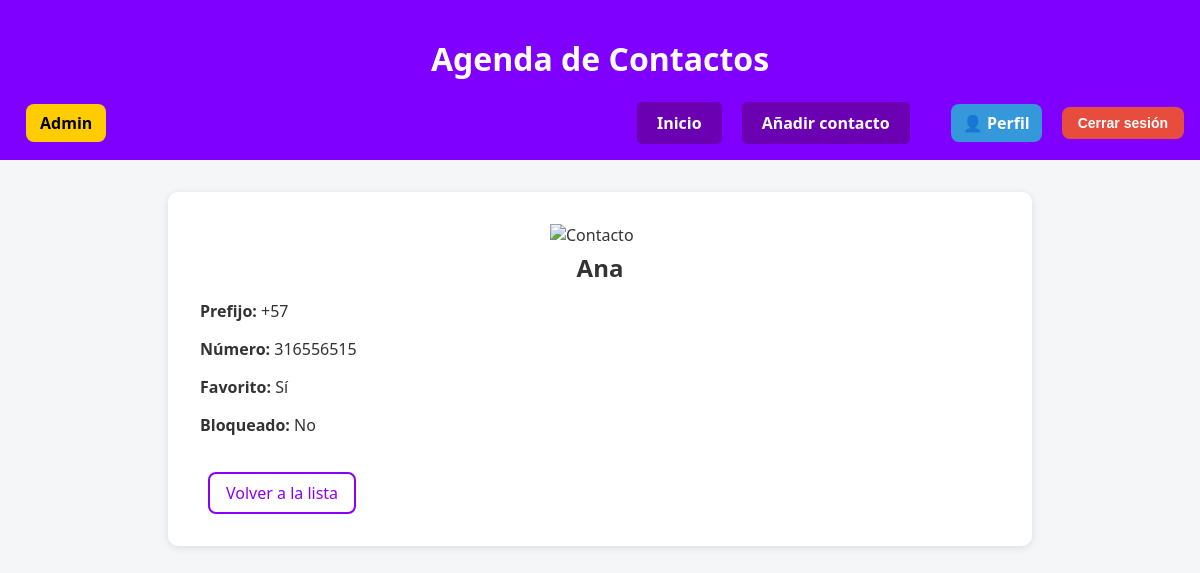
/detalle/25/ (signed in), run on the app's committed database.
### modulo/models.py (models this page shows, shortened)
class Contacto(models.Model):
    nombre = models.CharField(max_length=50)
    prefijo = models.ForeignKey(Prefijo, on_delete=models.SET_NULL, null=True, blank=True)
    numero = models.CharField(max_length=20)
    autor = models.ForeignKey(User, on_delete=models.CASCADE)
    bloqueado = models.BooleanField(default=False)
    favorito = models.BooleanField(default=False)

class Prefijo(models.Model):
    prefijo = models.CharField(max_length=10)
    def __str__(self):
        return self.prefijo

### modulo/views.py (the view)
# urls.py: path('detalle/<int:id>/', views.detalle_contacto, name='detalle_contacto'),
@login_required
def detalle_contacto(request, id):
    contacto = get_object_or_404(Contacto, id=id, autor=request.user)
    return render(request, 'modulo/detalle_contacto.html', {'contacto': contacto})

### modulo/templates/modulo/detalle_contacto.html (shortened to what this page needs)
{% extends 'modulo/base.html' %}
{% block content %}
    <div style="display: flex; justify-content: center; margin-bottom: 5px;">
        <img src="https://cdn-icons-png.flaticon.com/512/8102/8102780.png" alt="Contacto" style="width: 100px; height: auto;">
    </div>
    <div style="display: flex; justify-content: center; margin-bottom: 10px; font-size: 24px;">
        <strong>{{ contacto.nombre }}</strong>
    </div>
    <p><strong>Prefijo:</strong> {{ contacto.prefijo }}</p>
    <p><strong>Número:</strong> {{ contacto.numero }}</p>
    <p><strong>Favorito:</strong> {{ contacto.favorito|yesno:"Sí,No" }}</p>
    <p><strong>Bloqueado:</strong> {{ contacto.bloqueado|yesno:"Sí,No" }}</p>
    <a href="{% url 'index' %}" class="boton-volver">Volver a la lista</a>
{% endblock %}

### modulo/static/modulo/css/index.css (style rules this page uses)
body { font-family: 'Segoe UI', Tahoma, Geneva, Verdana, sans-serif; margin: 0; padding: 0; background-color: #f4f6f8; color: #333; }
.boton-volver { display: inline-block; margin-top: 20px; padding: 10px 20px; background-color: #c800ff; color: white; text-decoration: none; border-radius: 8px; font-weight: bold; transition: background-color 0.3s ease; text-align: center; }
.boton-volver { display: inline-block; padding: 8px 16px; margin-left: 8px; background-color: transparent; border: 2px solid #8a00ff; border-radius: 8px; color: #8a00ff; text-decoration: none; font-weight: 500; transition: all 0.3s ease; }

### data on the page
Contacto: nombre "Ana", prefijo "+57", numero "316556515", favorito "Sí", bloqueado "No"
